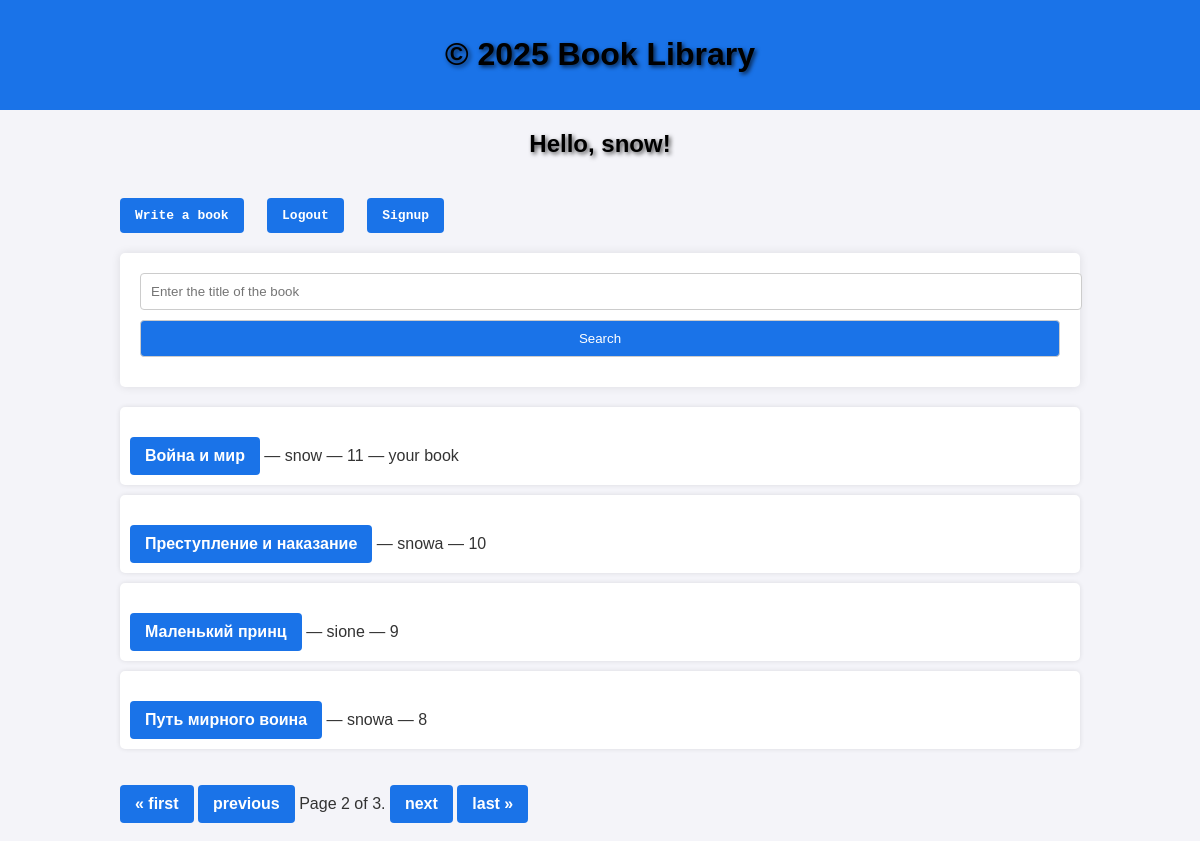
The app's page /?page=2 (signed in), older data.
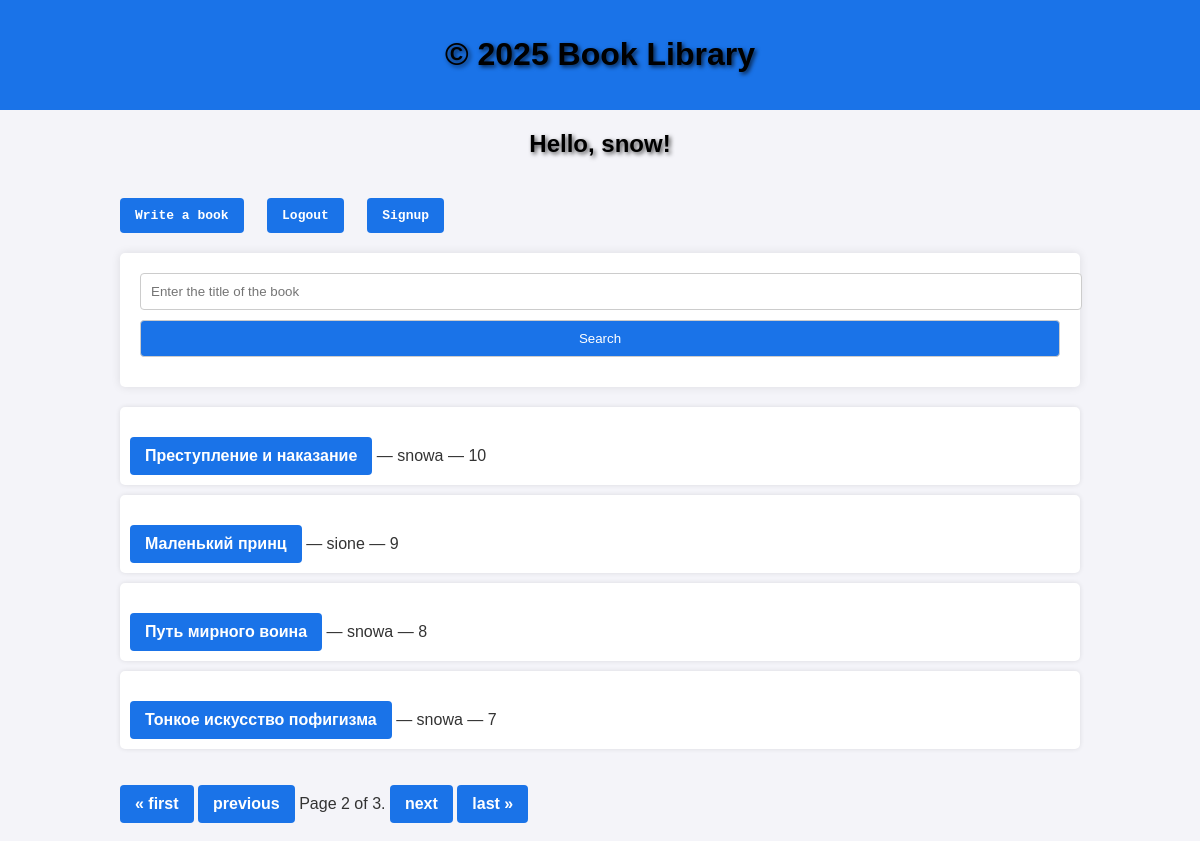
The same page, newer data.
### books/models.py (models this page shows, shortened)
class Book(models.Model):
    title = models.CharField(max_length=100)
    description = models.TextField()
    user = models.ForeignKey(User, on_delete=models.CASCADE)  # Ссылка на пользователя (автора)

### books/views.py (the view)
# urls.py: path('', views.book_list, name='book_list'),
def book_list(request):
    query = request.GET.get('q')  # Получение поискового запроса
    books = Book.objects.all().order_by('-id')
    if query:
        books = books.filter(
            Q(title__icontains=query) | Q(description__icontains=query)
        )
    paginator = Paginator(books, 4)  # Пагинация на 4 книги
    page_number = request.GET.get('page')
    page_obj = paginator.get_page(page_number)
    return render(request, 'book_list.html', {'page_obj': page_obj, 'query': query})

### books/templates/book_list.html (shortened to what this page needs)
<!DOCTYPE html>
<html lang="en">
<head>
    {% load static %}
    <link rel="stylesheet" href="{% static 'css/styles.css' %}">
</head>
<body>
        <header>
            <h1>&copy; 2025 Book Library</h1>
        </header>
    <div class="container mt-5">
        {% if user.is_authenticated %}
            <h2 style="text-align: center;">Hello, {{ user.username }}!</h2>
            <pre><a href="http://127.0.0.1:8000/create/" class="btn btn-danger">Write a book</a>   <a href="http://127.0.0.1:8000/logout/" class="btn btn-danger">Logout</a>   <a href="http://127.0.0.1:8000/signup/" class="btn btn-danger">Signup</a></pre>
        {% else %}
            <h2 style="text-align: center;">Hello anonim, in order to write your books, you need to create an account or register</h2>
            <pre><a href="http://127.0.0.1:8000/login/" class="btn btn-danger">Login</a>   <a href="http://127.0.0.1:8000/signup/" class="btn btn-danger">Signup</a></pre>
        {% endif %}
    <form method="get" action="">
        <input
            type="text"
            name="q"
            placeholder="Enter the title of the book"
            value="{{ query|default:'' }}">
        <button type="submit">Search</button>
    </form>
    <ul>
        {% for book in page_obj %}
            <li>
                <strong><a href="{% url 'book_detail' book.id %}">{{ book.title }}</a></strong> — {{ book.user }} — {{ book.id }} {% if book.user == user %}— your book{% endif %}
            </li>
        {% empty %}
            <li>Books not found</li>
        {% endfor %}
    </ul>
        <div class="pagination">
            <span class="step-links">
                {% if page_obj.has_previous %}
                    <a href="?page=1">&laquo; first</a>
                    <a href="?page={{ page_obj.previous_page_number }}">previous</a>
                {% endif %}
                    <span class="current">
                        Page {{ page_obj.number }} of {{ page_obj.paginator.num_pages }}.
                    </span>
                {% if page_obj.has_next %}
                    <a href="?page={{ page_obj.next_page_number }}">next</a>
                    <a href="?page={{ page_obj.paginator.num_pages }}">last &raquo;</a>
                {% endif %}
            </span>
        </div>
    </div>
    <br>
</body>
</html>

Row changes from the older to the newer data that the page shows:
removed Book: title "Война и мир", user "snow", id "11", shows "— your book"
now on this page (row unchanged): Book: title "Тонкое искусство пофигизма", user "snowa", id "7"
